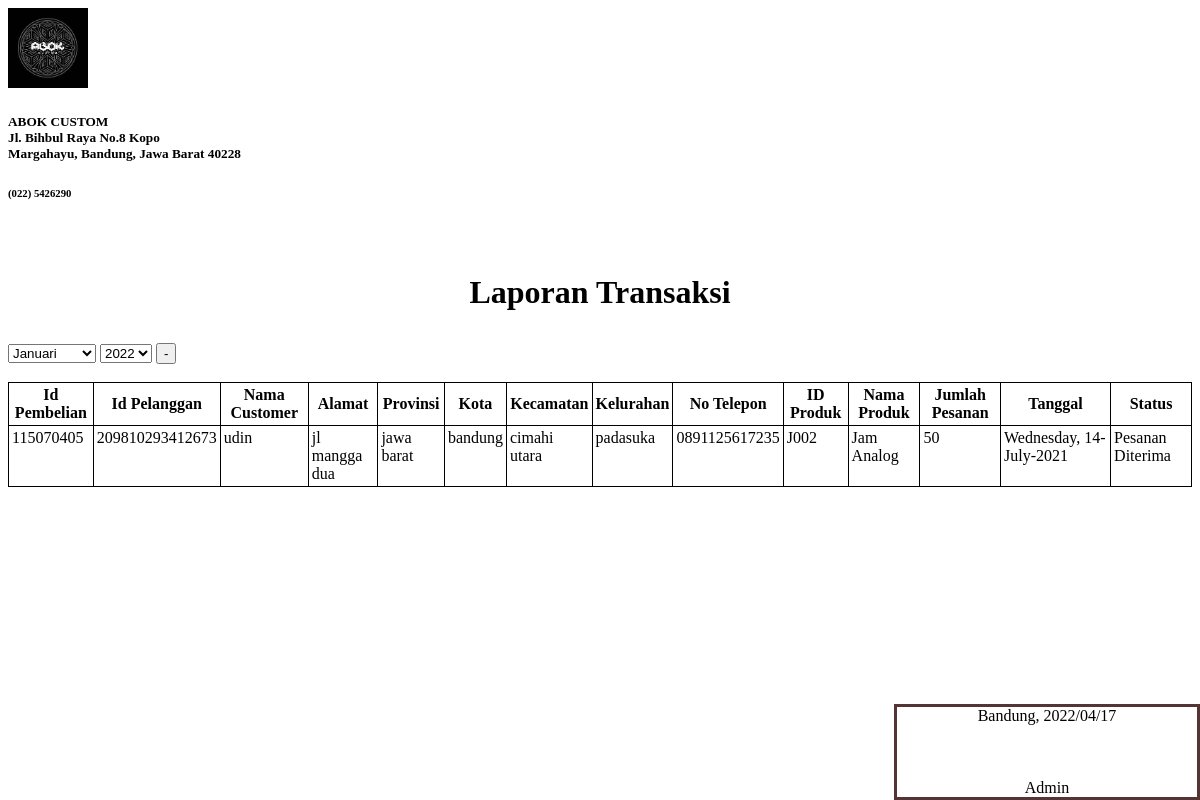
Page /index.php/c_toko/laporantransaksi on the committed database.
### tables this page shows
CREATE TABLE `pembelian` (
  `id_pembelian` varchar(15) NOT NULL,
  `nik` varchar(15) NOT NULL,
  `nama_customer` varchar(50) NOT NULL,
  `alamat` varchar(300) NOT NULL,
  `provinsi` varchar(50) NOT NULL,
  `kota` varchar(50) NOT NULL,
  `kecamatan` varchar(50) NOT NULL,
  `kelurahan` varchar(50) NOT NULL,
  `no_telp` varchar(50) NOT NULL,
  `id_produk` varchar(15) NOT NULL,
  `nama_barang` varchar(50) NOT NULL,
  `jumlah` varchar(50) NOT NULL,
  `tanggal` varchar(50) NOT NULL,
  `status` varchar(50) NOT NULL
);

### application/controllers/c_toko.php (called while the page is built, shortened)
<?php
class c_toko extends CI_Controller {
	function __construct(){
        $this->load->model('m_toko');
        $this->load->helper('url');
        $this->load->helper('form');
        $this->load->library('session');
    }
     public function laporantransaksi(){
      $this->data['pembelian'] = $this->m_toko->tampildatapembelian('pembelian');
      $this->data['sum_jumlah'] = $this->m_toko->jumlah();
      $this->data['jumlah_jenis1'] = $this->m_toko->jumlah_jenis1();
        $this->data['jumlah_jenis2'] = $this->m_toko->jumlah_jenis2();
        $this->load->view('laporan/laporan_transaksi', $this->data);
    }
}
?>

### index.php (called while the page is built, shortened)
<?php
require_once BASEPATH.'core/CodeIgniter.php';

### application/models/m_toko.php (called while the page is built, shortened)
<?php if ( ! defined('BASEPATH')) exit('no direct script access allowed');
class M_toko extends CI_Model {
		public function tampildatapembelian($table)
		{
		$data = $this->db->get($table);
		return $data->result_array();
		}
	}
?>

### application/views/laporan/laporan_transaksi.php (the view, shortened to what this page needs)
<!DOCTYPE html>
<html>
<head>
</head>
<body>
  <img height="80" src="<?php echo base_url()."assets/"; ?>images/abok.jpg">
  <h5>ABOK CUSTOM<br>
  Jl. Bihbul Raya No.8 Kopo	<br>
	Margahayu, Bandung, Jawa Barat 40228</h5>
<h6> (022) 5426290 </h6>
  <br>
<h1><p style="text-align: center">Laporan Transaksi</p></h1>
 <form action="<?php echo base_url('c_toko/laporantransaksi')?>" method="post">
            <select name="bulan">
            <option value="01"> Januari </option>
            </select>
          <select name="tahun">
          <?php
           $tahun = date('Y');
           for ($i = $tahun; $i<$tahun+5; $i++){
             echo"<option value='".$i."'> $i </option>";
           }
          ?>
          </select>
           <button name="proses"> - </button>
          </form>
          <nr>
          <br>
  <table id="table">
              <thead>
                 <tr>
                      <th>Id Pembelian</th>
                      <th>Id Pelanggan</th>
                      <th>Nama Customer</th>
                      <th>Alamat</th>
                      <th>Provinsi</th>
                      <th>Kota</th>
                      <th>Kecamatan</th>
                      <th>Kelurahan</th>
                      <th>No Telepon</th>
                      <th>ID Produk</th>
                      <th>Nama Produk</th>
                      <th>Jumlah Pesanan</th>
                      <th>Tanggal</th>
                      <th>Status</th>
                 </tr>
              </thead>
              <tbody>
                 <?php
									foreach ($pembelian as $data) { ?>
									<tr>
                  <td><?php echo $data['id_pembelian']; ?></td>
                  <td><?php echo $data['nik']; ?></td>
                  <td><?php echo $data['nama_customer']; ?></td>
                  <td><?php echo $data['alamat']; ?></td>
                  <td><?php echo $data['provinsi']; ?></td>
                  <td><?php echo $data['kota']; ?></td>
                  <td><?php echo $data['kecamatan']; ?></td>
                  <td><?php echo $data['kelurahan']; ?></td>
                  <td><?php echo $data['no_telp']; ?></td>
                  <td><?php echo $data['id_produk']; ?></td>
                  <td><?php echo $data['nama_barang']; ?></td>
                  <td><?php echo $data['jumlah']; ?></td>
                  <td><?php echo $data['tanggal']; ?></td>
                  <td><?php echo $data['status']; ?></td>
									</tr>
									<?php } ?>
              </tbody>
           </table>
<br><br>
          <center><div class="static">
            Bandung, <?php echo date('Y/m/d') ?>
            <br>
            <br>
            <br>
            <br>
            Admin
            </div>
            </center>
</body>
</html>

### application/views/laporan/laporan_transaksi.php (style rules this page uses)
table { border-collapse: collapse; width: 100%; margin: 0 auto; }
table th { border:1px solid #000; padding: 3px; font-weight: bold; text-align: center; }
table td { border:1px solid #000; padding: 3px; vertical-align: top; }
div.static { position: fixed; bottom: 0; right: 0; width: 300px; border: 3px solid #543535; }

### rows in the picture
pembelian: id_pembelian "115070405", nik "209810293412673", nama_customer "udin", alamat "jl mangga dua", provinsi "jawa barat", kota "bandung", kecamatan "cimahi utara", kelurahan "padasuka", no_telp "0891125617235", id_produk "J002", nama_barang "Jam Analog", jumlah "50", tanggal "Wednesday, 14-July-2021", status "Pesanan Diterima"

### other values in the picture
form field tahun "2022"
